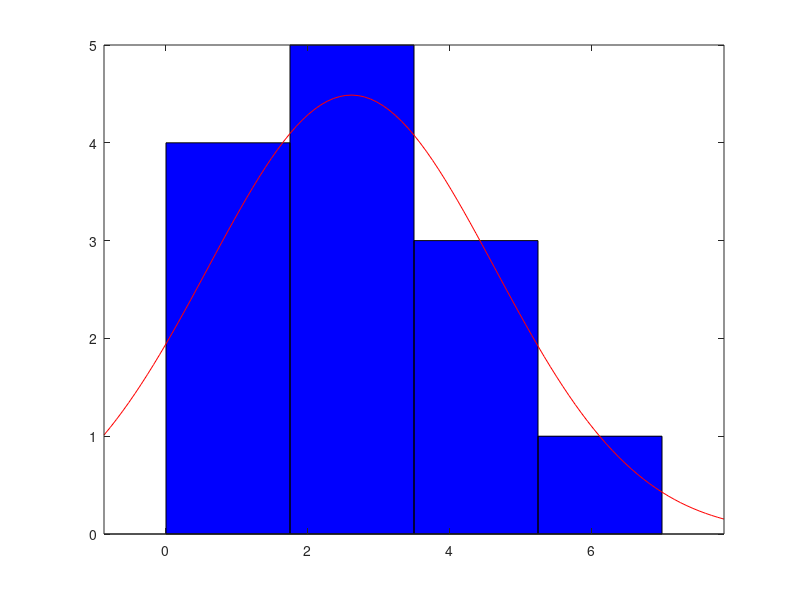

This figure's MATLAB source:
clc;
clear all;

x = [2; 4; 0; 7; 1; 2; 0; 3; 2; 1; 5; 4; 3];
pd = fitdist(x,'Normal')
% x_val = [-6:1:6];
% y = normpdf(x,2.615,2.022)
% y = normpdf(pd,x_val);
% plot(x_val,y)

% histogram(x,25)
histfit(x)